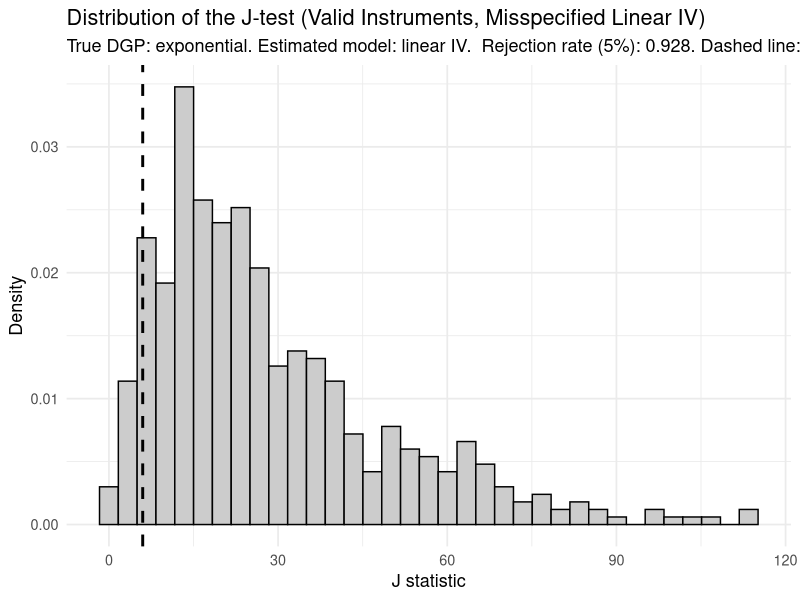

The R script that drew this image:
# ============================================================
# Valid instruments + MISSPECIFIED structural model
# True DGP: y = exp(beta1*x1 + beta2*x2) + u
# Estimated model: linear IV
# Add a VALID nonlinear instrument z3 = z1^2 - 1 to create extra restrictions
# ============================================================

set.seed(123)

if (!requireNamespace("AER", quietly = TRUE)) install.packages("AER")
if (!requireNamespace("ggplot2", quietly = TRUE)) install.packages("ggplot2")

library(AER)
library(ggplot2)

simulate_once <- function(n = 2000,
                          beta1 = 1.2, beta2 = -0.8,   # make nonlinearity stronger
                          pi1 = 0.8, pi2 = 0.6,
                          ax = 0.9, au = 0.9) {
  
  # VALID instruments
  z1 <- rnorm(n)
  z2 <- rnorm(n)
  
  # extra VALID nonlinear instrument (function of z1)
  z3 <- z1^2 - 1
  
  # Exogenous regressor
  x2 <- rnorm(n)
  
  # latent factor creates endogeneity in x1
  v <- rnorm(n)
  
  # error correlated with v
  u <- au * v + rnorm(n)
  
  # endogenous regressor
  x1 <- pi1 * z1 + pi2 * z2 + ax * v + rnorm(n)
  
  # true nonlinear mean
  mu <- exp(beta1 * x1 + beta2 * x2)
  
  # outcome
  y <- mu + u
  
  # MISSPECIFIED linear IV
  # endogenous: x1 ; exogenous: x2
  # instruments: z1, z2, z3, and x2
  fit <- ivreg(y ~ x1 + x2 | z1 + z2 + z3 + x2)
  
  diag <- summary(fit, diagnostics = TRUE)$diagnostics
  J  <- as.numeric(diag["Sargan", "statistic"])
  pJ <- as.numeric(diag["Sargan", "p-value"])
  
  list(J = J, pJ = pJ)
}

# ----------------------------
# Monte Carlo
# ----------------------------
R <- 500
out <- replicate(R, simulate_once(), simplify = FALSE)

J_vals <- sapply(out, `[[`, "J")
p_vals <- sapply(out, `[[`, "pJ")

# df for J: q - p
# q = 4 instruments (z1,z2,z3,x2), p = 2 parameters (x1,x2)  => df = 2
df <- 2
crit_95 <- qchisq(0.95, df = df)

rej_rate_p <- mean(p_vals < 0.05, na.rm = TRUE)
rej_rate_J <- mean(J_vals > crit_95, na.rm = TRUE)

cat("\n=== OIR (Sargan/J) rejection proportions at 5% ===\n")
cat("Using p-values:       ", round(rej_rate_p, 3), "\n")
cat("Using J > crit value: ", round(rej_rate_J, 3), "\n")
cat("Critical value chi-square(", df, ") 95%: ", round(crit_95, 3), "\n\n")

df_J <- data.frame(J = J_vals)

# ----------------------------
# Plot: histogram + critical value line
# ----------------------------
ggplot(df_J, aes(x = J)) +
  geom_histogram(aes(y = after_stat(density)),
                 bins = 35,
                 fill = "grey80",
                 color = "black") +
  geom_vline(xintercept = crit_95,
             linetype = "dashed",
             linewidth = 1) +
  labs(
    title = "Distribution of the J-test (Valid Instruments, Misspecified Linear IV)",
    subtitle = paste0("True DGP: exponential. Estimated model: linear IV.  Rejection rate (5%): ",
                      round(rej_rate_J, 3),
                      ". Dashed line: chi-square(", df, ") 95% critical value."),
    x = "J statistic",
    y = "Density"
  ) +
  theme_minimal(base_size = 13)
